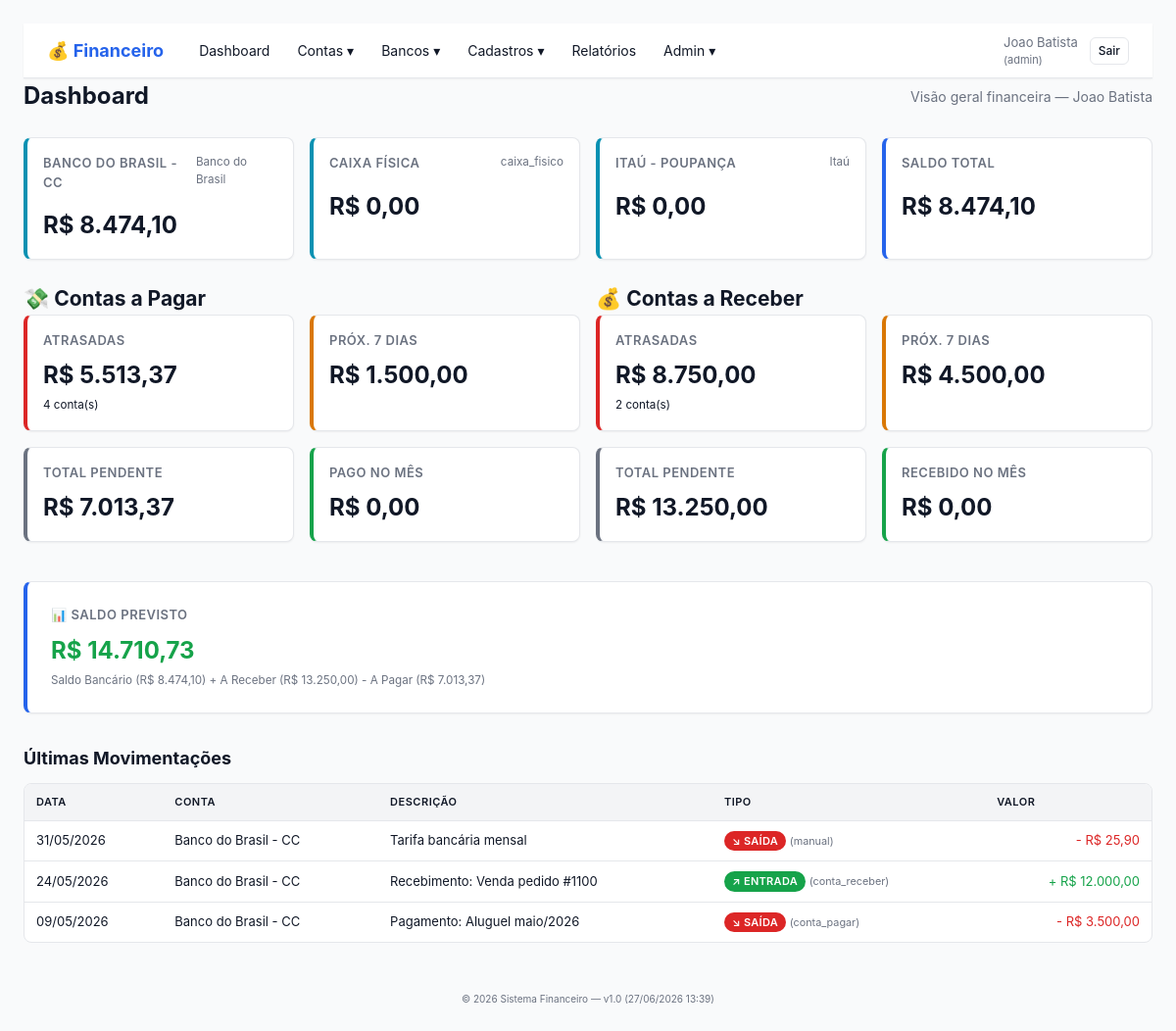
/index.php (signed in), run on the app's committed database.
### tables this page shows
CREATE TABLE contas_bancarias (
    id INT(11) NOT NULL AUTO_INCREMENT,
    empresa_id INT(11) NOT NULL,
    descricao VARCHAR(100) NOT NULL COMMENT 'Nome de exibicao (ex: Banco do Brasil - CC 1234)',
    tipo ENUM('conta_corrente','poupanca','caixa_fisico','cartao','investimento') NOT NULL DEFAULT 'conta_corrente',
    banco VARCHAR(100) COMMENT 'Nome do banco (BB, Itau, Bradesco, Caixa...)',
    agencia VARCHAR(20),
    numero_conta VARCHAR(30),
    digito VARCHAR(5),
    titular VARCHAR(200),
    cpf_cnpj_titular VARCHAR(20),
    saldo_inicial DECIMAL(15,2) NOT NULL DEFAULT 0.00 COMMENT 'Saldo na data de criacao da conta',
    data_saldo_inicial DATE NOT NULL COMMENT 'Data de referencia do saldo inicial',
    observacoes TEXT,
    ativo TINYINT(1) DEFAULT 1,
    data_criacao TIMESTAMP DEFAULT CURRENT_TIMESTAMP,
    PRIMARY KEY (id),
    INDEX idx_empresa (empresa_id),
    INDEX idx_tipo (tipo),
    INDEX idx_ativo (ativo),
    FOREIGN KEY (empresa_id) REFERENCES empresas(id) ON DELETE CASCADE
);

CREATE TABLE movimentacoes_bancarias (
    id INT(11) NOT NULL AUTO_INCREMENT,
    empresa_id INT(11) NOT NULL,
    conta_bancaria_id INT(11) NOT NULL,
    data_movimento DATE NOT NULL,
    tipo ENUM('entrada','saida') NOT NULL,
    origem ENUM('manual','conta_pagar','conta_receber','transferencia') NOT NULL DEFAULT 'manual',
    valor DECIMAL(15,2) NOT NULL,
    descricao VARCHAR(255) NOT NULL,
    conta_pagar_id INT(11) NULL COMMENT 'Vinculo com conta a paga (se origem=conta_pagar)',
    conta_receber_id INT(11) NULL COMMENT 'Vinculo com conta a receber (se origem=conta_receber)',
    transferencia_id VARCHAR(36) NULL COMMENT 'UUID compartilhado entre as 2 pernas da transferencia',
    usuario_id INT(11) NOT NULL,
    data_criacao TIMESTAMP DEFAULT CURRENT_TIMESTAMP,
    PRIMARY KEY (id),
    INDEX idx_empresa (empresa_id),
    INDEX idx_conta (conta_bancaria_id),
    INDEX idx_data (data_movimento),
    INDEX idx_tipo (tipo),
    INDEX idx_origem (origem),
    INDEX idx_conta_pagar (conta_pagar_id),
    INDEX idx_conta_receber (conta_receber_id),
    INDEX idx_transferencia (transferencia_id),
    FOREIGN KEY (empresa_id) REFERENCES empresas(id) ON DELETE CASCADE,
    FOREIGN KEY (conta_bancaria_id) REFERENCES contas_bancarias(id) ON DELETE CASCADE,
    FOREIGN KEY (usuario_id) REFERENCES usuarios(id) ON DELETE RESTRICT
);

### src/lib/Helper.php (called while the page is built, shortened)
<?php
function layout(string $titulo, string $view, array $vars = []): void
{
    extract($vars, EXTR_SKIP);
    require FINANCEIRO_SRC . '/views/layout/header.php';
    require FINANCEIRO_SRC . '/views/layout/navbar.php';
    require FINANCEIRO_SRC . '/views/' . $view;
    require FINANCEIRO_SRC . '/views/layout/footer.php';
}
function dataIsoParaBr(?string $data): ?string
{
    $partes = explode('-', $data);
    return $partes[2] . '/' . $partes[1] . '/' . $partes[0];
}

### src/controllers/DashboardController.php (called while the page is built, shortened)
<?php
final class DashboardController
{
    public function index(): void
    {
        $empresaId = Auth::user()['empresa_id'];
        $db = Database::getConnection();
        $hoje = date('Y-m-d');
        $semana = date('Y-m-d', strtotime('+7 days'));
        $inicioMes = date('Y-m-01');
        $fimMes = date('Y-m-t');
        $stmt = $db->prepare('
            SELECT
                SUM(CASE WHEN status IN ("pendente","aprovada") AND data_vencimento < ? THEN valor ELSE 0 END) AS pagar_atrasadas,
                SUM(CASE WHEN status IN ("pendente","aprovada") AND data_vencimento BETWEEN ? AND ? THEN valor ELSE 0 END) AS pagar_proximos_7,
                SUM(CASE WHEN status IN ("pendente","aprovada") THEN valor ELSE 0 END) AS pagar_total_pendente,
                SUM(CASE WHEN status = "paga" AND data_pagamento BETWEEN ? AND ? THEN valor_pago ELSE 0 END) AS pagar_pago_mes,
                COUNT(CASE WHEN status IN ("pendente","aprovada") AND data_vencimento < ? THEN 1 END) AS qtd_pagar_atrasadas
            FROM contas_pagar
            WHERE empresa_id = ?
        ');
        $stmt->execute([$hoje, $hoje, $semana, $inicioMes, $fimMes, $hoje, $empresaId]);
        $pagar = $stmt->fetch();
        $stmt = $db->prepare('
            SELECT
                SUM(CASE WHEN status IN ("pendente","aprovada") AND data_vencimento < ? THEN valor ELSE 0 END) AS receber_atrasadas,
                SUM(CASE WHEN status IN ("pendente","aprovada") AND data_vencimento BETWEEN ? AND ? THEN valor ELSE 0 END) AS receber_proximos_7,
                SUM(CASE WHEN status IN ("pendente","aprovada") THEN valor ELSE 0 END) AS receber_total_pendente,
                SUM(CASE WHEN status = "recebida" AND data_recebimento BETWEEN ? AND ? THEN valor_recebido ELSE 0 END) AS receber_recebido_mes,
                COUNT(CASE WHEN status IN ("pendente","aprovada") AND data_vencimento < ? THEN 1 END) AS qtd_receber_atrasadas
            FROM contas_receber
            WHERE empresa_id = ?
        ');
        $stmt->execute([$hoje, $hoje, $semana, $inicioMes, $fimMes, $hoje, $empresaId]);
        $receber = $stmt->fetch();
        $stmt = $db->prepare('
            SELECT
                cb.id, cb.descricao, cb.tipo, cb.banco,
                cb.saldo_inicial,
                (SELECT COALESCE(SUM(CASE WHEN m.tipo = "entrada" THEN m.valor ELSE -m.valor END), 0)
                 FROM movimentacoes_bancarias m
                 WHERE m.conta_bancaria_id = cb.id
                   AND m.data_movimento >= cb.data_saldo_inicial
                   AND m.data_movimento <= ?
                ) AS saldo_atual
            FROM contas_bancarias cb
            WHERE cb.empresa_id = ? AND cb.ativo = 1
            ORDER BY cb.descricao
        ');
        $stmt->execute([$hoje, $empresaId]);
        $contasBanco = $stmt->fetchAll();
        $saldoTotal = array_sum(array_column($contasBanco, 'saldo_atual'));
        $stmt = $db->prepare('
            SELECT m.*, cb.descricao AS conta_descricao, u.nome AS usuario_nome
            FROM movimentacoes_bancarias m
            JOIN contas_bancarias cb ON cb.id = m.conta_bancaria_id
            JOIN usuarios u ON u.id = m.usuario_id
            WHERE m.empresa_id = ?
            ORDER BY m.data_movimento DESC, m.id DESC
            LIMIT 10
        ');
        $stmt->execute([$empresaId]);
        $ultimasMovs = $stmt->fetchAll();
        $saldoPrevisto = $saldoTotal + (float)$receber['receber_total_pendente'] - (float)$pagar['pagar_total_pendente'];
        $stmt = $db->prepare('
            SELECT
                data_movimento,
                SUM(CASE WHEN tipo = "entrada" THEN valor ELSE 0 END) AS entradas,
                SUM(CASE WHEN tipo = "saida" THEN valor ELSE 0 END) AS saidas
            FROM movimentacoes_bancarias
            WHERE empresa_id = ?
              AND data_movimento BETWEEN ? AND ?
            GROUP BY data_movimento
            ORDER BY data_movimento
        ');
        $stmt->execute([$empresaId, date('Y-m-d', strtotime('-30 days')), $hoje]);
        $fluxo30d = $stmt->fetchAll();
        layout('Dashboard', 'dashboard/index.php', [
            'pagar'         => $pagar,
            'receber'       => $receber,
            'contasBanco'   => $contasBanco,
            'saldoTotal'    => $saldoTotal,
            'saldoPrevisto' => $saldoPrevisto,
            'ultimasMovs'   => $ultimasMovs,
            'fluxo30d'      => $fluxo30d,
        ]);
    }
}

### public/index.php (called while the page is built, shortened)
<?php
(new DashboardController)->index();

### src/lib/Auth.php (called while the page is built, shortened)
<?php
final class Auth
{
    public static function perfilAtual(): string
    {
        foreach ($_SESSION['empresas'] as $emp) {
            if ((int)$emp['empresa_id'] === (int)$_SESSION['empresa_id']) {
                return $emp['perfil_na_empresa'];
            }
        }
        return '';
    }
    public static function isLogged(): bool
    {
        return isset($_SESSION['usuario_id']) && isset($_SESSION['empresa_id']);
    }
    public static function user(): array
    {
        return [
            'id'         => (int)$_SESSION['usuario_id'],
            'nome'       => $_SESSION['usuario_nome'] ?? '',
            'email'      => $_SESSION['usuario_email'] ?? '',
            'empresa_id' => (int)$_SESSION['empresa_id'],
            'perfil'     => self::perfilAtual(),
        ];
    }
}

### src/views/dashboard/index.php (the view, shortened to what this page needs)
<div class="page-header">
    <h1>Dashboard</h1>
    <p class="muted">Visão geral financeira — <?= htmlspecialchars(Auth::user()['nome']) ?></p>
</div>
<div class="cards-grid">
    <?php foreach ($contasBanco as $cb): ?>
        <div class="card card-info">
            <div class="card-header">
                <span class="card-title"><?= htmlspecialchars($cb['descricao']) ?></span>
                <small class="muted"><?= htmlspecialchars($cb['banco'] ?? $cb['tipo']) ?></small>
            </div>
            <div class="card-value <?= (float)$cb['saldo_atual'] < 0 ? 'text-danger' : '' ?>">
                R$ <?= number_format((float)$cb['saldo_atual'], 2, ',', '.') ?>
            </div>
        </div>
    <?php endforeach; ?>
    <div class="card card-primary">
        <div class="card-header">
            <span class="card-title">Saldo Total</span>
        </div>
        <div class="card-value">R$ <?= number_format((float)$saldoTotal, 2, ',', '.') ?></div>
    </div>
</div>
<div class="row">
    <div class="col">
        <h2>💸 Contas a Pagar</h2>
        <div class="cards-grid">
            <div class="card card-danger">
                <div class="card-title">Atrasadas</div>
                <div class="card-value">R$ <?= number_format((float)($pagar['pagar_atrasadas'] ?? 0), 2, ',', '.') ?></div>
                <small><?= (int)($pagar['qtd_pagar_atrasadas'] ?? 0) ?> conta(s)</small>
            </div>
            <div class="card card-warning">
                <div class="card-title">Próx. 7 dias</div>
                <div class="card-value">R$ <?= number_format((float)($pagar['pagar_proximos_7'] ?? 0), 2, ',', '.') ?></div>
            </div>
            <div class="card card-secondary">
                <div class="card-title">Total Pendente</div>
                <div class="card-value">R$ <?= number_format((float)($pagar['pagar_total_pendente'] ?? 0), 2, ',', '.') ?></div>
            </div>
            <div class="card card-success">
                <div class="card-title">Pago no Mês</div>
                <div class="card-value">R$ <?= number_format((float)($pagar['pagar_pago_mes'] ?? 0), 2, ',', '.') ?></div>
            </div>
        </div>
    </div>
    <div class="col">
        <h2>💰 Contas a Receber</h2>
        <div class="cards-grid">
            <div class="card card-danger">
                <div class="card-title">Atrasadas</div>
                <div class="card-value">R$ <?= number_format((float)($receber['receber_atrasadas'] ?? 0), 2, ',', '.') ?></div>
                <small><?= (int)($receber['qtd_receber_atrasadas'] ?? 0) ?> conta(s)</small>
            </div>
            <div class="card card-warning">
                <div class="card-title">Próx. 7 dias</div>
                <div class="card-value">R$ <?= number_format((float)($receber['receber_proximos_7'] ?? 0), 2, ',', '.') ?></div>
            </div>
            <div class="card card-secondary">
                <div class="card-title">Total Pendente</div>
                <div class="card-value">R$ <?= number_format((float)($receber['receber_total_pendente'] ?? 0), 2, ',', '.') ?></div>
            </div>
            <div class="card card-success">
                <div class="card-title">Recebido no Mês</div>
                <div class="card-value">R$ <?= number_format((float)($receber['receber_recebido_mes'] ?? 0), 2, ',', '.') ?></div>
            </div>
        </div>
    </div>
</div>
<div class="card card-primary card-large">
    <div class="card-title">📊 Saldo Previsto</div>
    <div class="card-value <?= (float)$saldoPrevisto < 0 ? 'text-danger' : 'text-success' ?>">
        R$ <?= number_format((float)$saldoPrevisto, 2, ',', '.') ?>
    </div>
    <small class="muted">
        Saldo Bancário (R$ <?= number_format((float)$saldoTotal, 2, ',', '.') ?>)
        + A Receber (R$ <?= number_format((float)($receber['receber_total_pendente'] ?? 0), 2, ',', '.') ?>)
        - A Pagar (R$ <?= number_format((float)($pagar['pagar_total_pendente'] ?? 0), 2, ',', '.') ?>)
    </small>
</div>
<div class="section">
    <h2>Últimas Movimentações</h2>
    <table class="table">
        <thead>
            <tr>
                <th>Data</th>
                <th>Conta</th>
                <th>Descrição</th>
                <th>Tipo</th>
                <th>Valor</th>
            </tr>
        </thead>
        <tbody>
            <?php if (empty($ultimasMovs)): ?>
                <tr><td colspan="5" class="muted center">Nenhuma movimentação.</td></tr>
            <?php else: foreach ($ultimasMovs as $m): ?>
                <tr>
                    <td><?= dataIsoParaBr($m['data_movimento']) ?></td>
                    <td><?= htmlspecialchars($m['conta_descricao']) ?></td>
                    <td><?= htmlspecialchars($m['descricao']) ?></td>
                    <td>
                        <span class="badge badge-<?= $m['tipo'] === 'entrada' ? 'success' : 'danger' ?>">
                            <?= $m['tipo'] === 'entrada' ? '↗ Entrada' : '↘ Saída' ?>
                        </span>
                        <small class="muted">(<?= htmlspecialchars($m['origem']) ?>)</small>
                    </td>
                    <td class="text-right <?= $m['tipo'] === 'entrada' ? 'text-success' : 'text-danger' ?>">
                        <?= $m['tipo'] === 'entrada' ? '+' : '-' ?> R$ <?= number_format((float)$m['valor'], 2, ',', '.') ?>
                    </td>
                </tr>
            <?php endforeach; endif; ?>
        </tbody>
    </table>
</div>

### data on the page
contas_bancarias: descricao "BANCO DO BRASIL - CC", banco "Banco do Brasil", saldo_atual "8.474,10"
contas_bancarias: descricao "CAIXA FÍSICA", tipo "caixa_fisico", saldo_atual "0,00"
contas_bancarias: descricao "ITAÚ - POUPANÇA", banco "Itaú", saldo_atual "0,00"
movimentacoes_bancarias: data_movimento "31/05/2026", conta_bancaria.descricao "Banco do Brasil - CC", descricao "Tarifa bancária mensal", tipo "↘ SAÍDA", origem "manual", valor "25,90"
movimentacoes_bancarias: data_movimento "24/05/2026", conta_bancaria.descricao "Banco do Brasil - CC", descricao "Recebimento: Venda pedido #1100", tipo "↗ ENTRADA", origem "conta_receber", valor "12.000,00"
movimentacoes_bancarias: data_movimento "09/05/2026", conta_bancaria.descricao "Banco do Brasil - CC", descricao "Pagamento: Aluguel maio/2026", tipo "↘ SAÍDA", origem "conta_pagar", valor "3.500,00"

### other printed values
$usuario['nome'] "Joao Batista"
$perfil "admin"
Auth::user()['nome'] "Joao Batista"
$saldoTotal "8.474,10"
$pagar['pagar_atrasadas'] "5.513,37"
$pagar['qtd_pagar_atrasadas'] "4"
$pagar['pagar_proximos_7'] "1.500,00"
$pagar['pagar_total_pendente'] "7.013,37"
$pagar['pagar_pago_mes'] "0,00"
$receber['receber_atrasadas'] "8.750,00"
$receber['qtd_receber_atrasadas'] "2"
$receber['receber_proximos_7'] "4.500,00"
$receber['receber_total_pendente'] "13.250,00"
$receber['receber_recebido_mes'] "0,00"
$saldoPrevisto "14.710,73"
